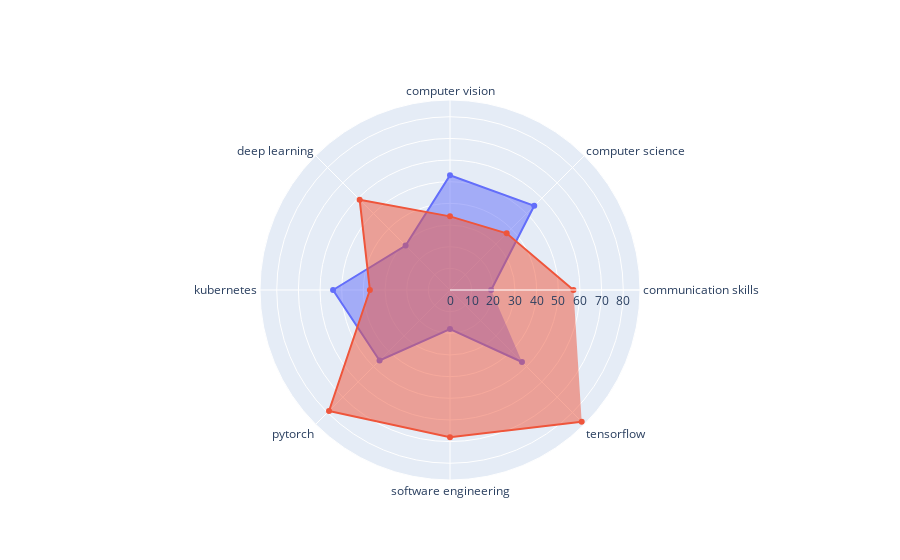

Source (notebook cell):
### Code cell
import plotly.graph_objects as go

categories = ["communication skills","pytorch", "tensorflow", "kubernetes"]

fig = go.Figure()

fig.add_trace(go.Scatterpolar(
      r=list(focus_skills['o']),
      theta= list(focus_skills['skills']),
      fill='toself',
      name='February'
))
fig.add_trace(go.Scatterpolar(
      r=list(focus_skills['m']),
      theta= list(focus_skills['skills']),
      fill='toself',
      name='March'
))

fig.update_layout(
  polar=dict(
    radialaxis=dict(
      visible=True,
      # range=[0, 100]
    )),
  showlegend=False
)

fig.show()

### Figure 1 — Plotly figure (JSON) as saved in the notebook; plotly's stock layout.template omitted (floating-point values rounded to 4 significant figures)
{"data": [{"fill": "toself", "name": "February", "r": [19, 55, 53, 29, 54, 46, 18, 47], "theta": ["communication skills", "computer science", "computer vision", "deep learning", "kubernetes", "pytorch", "software engineering", "tensorflow"], "type": "scatterpolar"}, {"fill": "toself", "name": "March", "r": [57, 37, 34, 59, 37, 79, 68, 86], "theta": ["communication skills", "computer science", "computer vision", "deep learning", "kubernetes", "pytorch", "software engineering", "tensorflow"], "type": "scatterpolar"}], "layout": {"polar": {"radialaxis": {"visible": true}}, "showlegend": false}}
